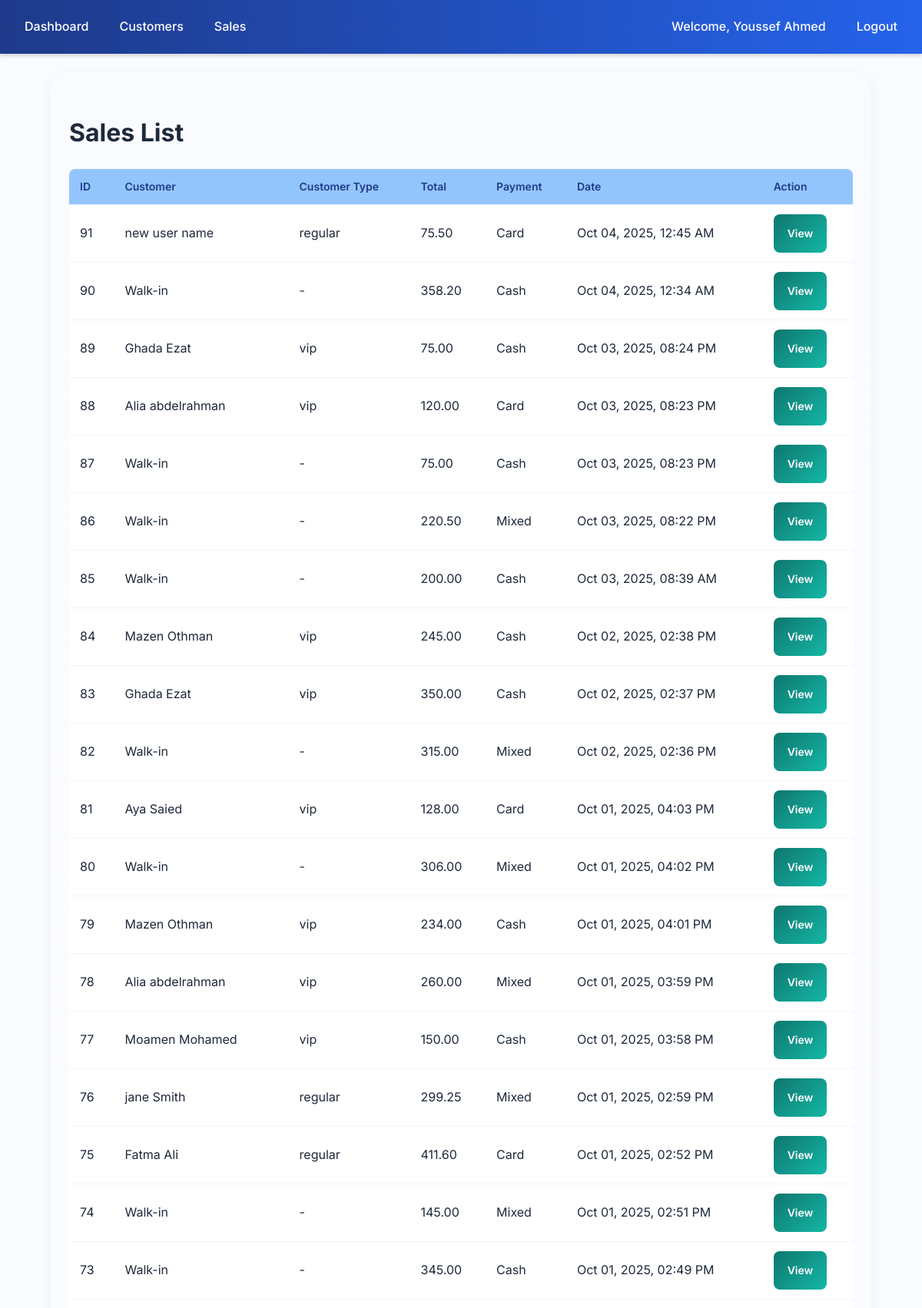
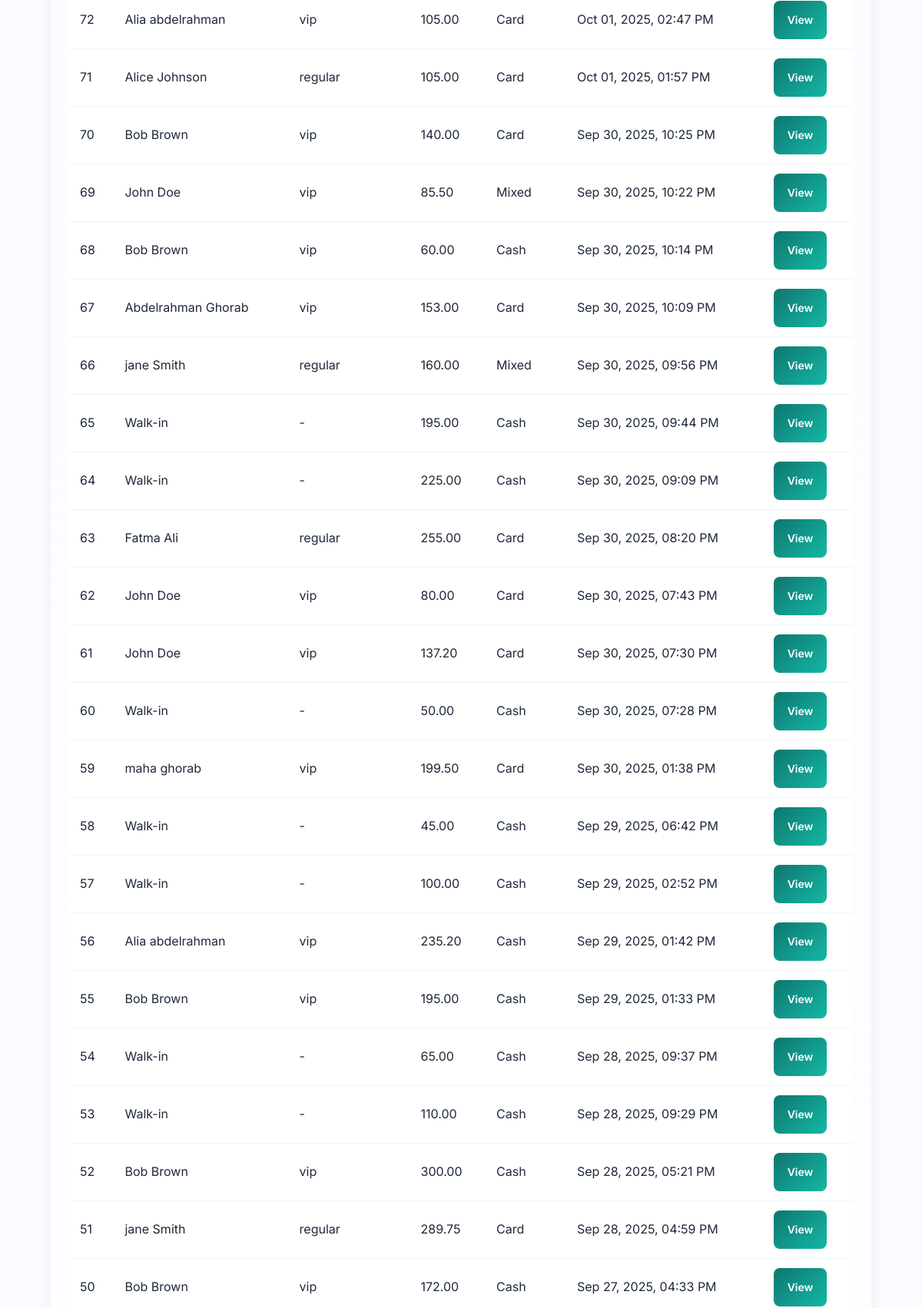
Page /sales/sale_list/ (signed in, upper part) on the committed database (2 pictures, top to bottom).
### accounts/models.py (models this page shows, shortened)
class User(AbstractUser):
    ROLE_CHOICES = (
        ('admin', 'Admin'),
        ('manager', 'Manager'),
        ('cashier', 'Cashier'),
    )
    role = models.CharField(max_length=20, choices=ROLE_CHOICES, default='cashier')
    branch = models.ForeignKey('branches.Branch', null=True, blank=True, on_delete=models.SET_NULL)
    added_by = models.ForeignKey(
        'self', null=True, blank=True, on_delete=models.SET_NULL, related_name='added_users'
    )
    profile_image = models.ImageField(upload_to="profiles/", null=True, blank=True)

### sales/models.py (models this page shows)
class Sale(models.Model):
    ORDER_TYPES = [
        ('dine_in', 'Dine-in'),
        ('takeaway', 'Takeaway'),
        ('delivery', 'Delivery'),
    ]
    PAYMENT_CHOICES = [
        ('cash', 'Cash'),
        ('card', 'Card'),
        ('mixed', 'Mixed'),
    ]
    user = models.ForeignKey(settings.AUTH_USER_MODEL, on_delete=models.SET_NULL, null=True)
    branch = models.ForeignKey('branches.Branch', on_delete=models.SET_NULL, null=True)
    customer = models.ForeignKey(Customer, on_delete=models.SET_NULL, null=True, blank=True)
    datetime = models.DateTimeField(auto_now_add=True)
    order_type = models.CharField(max_length=20, choices=ORDER_TYPES, default='takeaway')
    table_number = models.CharField(max_length=10, null=True, blank=True)
    payment_method = models.CharField(max_length=20, choices=PAYMENT_CHOICES, default='cash')
    total = models.DecimalField(max_digits=12, decimal_places=2, default=Decimal('0.00'))  # total before discount
    discount_percent = models.DecimalField(max_digits=5, decimal_places=2, default=0.00)
    discount_amount = models.DecimalField(max_digits=12, decimal_places=2, default=0.00)
    final_total = models.DecimalField(max_digits=12, decimal_places=2, default=0.00)  # total after discount
    cash_amount = models.DecimalField(max_digits=10, decimal_places=2, null=True, blank=True)
    card_amount = models.DecimalField(max_digits=10, decimal_places=2, null=True, blank=True)

### customers/models.py (models this page shows, shortened)
class Customer(models.Model):
    CUSTOMER_TYPES = (
        ('regular', 'Regular'),
        ('vip', 'VIP'),
        ('other', 'Other'),
    )
    name = models.CharField(max_length=200)
    phone = models.CharField(
        max_length=20,
        blank=True,
        null=True,
        unique=True,
        db_index=True
    )
    address = models.TextField(blank=True, null=True)
    customer_type = models.CharField(
        max_length=20,
        choices=CUSTOMER_TYPES,
        default='regular'
    )
    branch = models.ForeignKey(
        Branch,
        null=True,
        blank=True,
        on_delete=models.SET_NULL
    )
    created_at = models.DateTimeField(auto_now_add=True)
    class Meta:
        ordering = ['name']
        verbose_name = "Customer"
        verbose_name_plural = "Customers"

### sales/views.py (the view)
# urls.py: path("sale_list/", views.sale_list, name="sales_list"),
@login_required
def sale_list(request):
    sales = Sale.objects.select_related("customer", "branch", "user") \
                        .filter(user=request.user) \
                        .order_by("-datetime")
    for s in sales:
        s.datetime = timezone.localtime(s.datetime)
    return render(request, "sales/sale_list.html", {"sales": sales})

### sales/templates/sales/sale_list.html (shortened to what this page needs)
{% extends "accounts/layout.html" %}
{% block content %}
<h1>Sales List</h1>
<table class="table table-bordered table-striped">
  <thead>
    <tr>
      <th>ID</th>
      <th>Customer</th>
      <th>Customer Type</th>
      <th>Total</th>
      <th>Payment</th>
      <th>Date</th>
      <th>Action</th>
    </tr>
  </thead>
  <tbody>
    {% for sale in sales %}
      <tr>
        <td>{{ sale.id }}</td>
        <td>
          {% if sale.customer %}
            {{ sale.customer.name }}
          {% else %}
            Walk-in
          {% endif %}
        </td>
        <td>
          {% if sale.customer %}
            {{ sale.customer.customer_type|default:"-" }}
          {% else %}
            -
          {% endif %}
        </td>
        <td>{{ sale.final_total|floatformat:2 }}</td>
        <td>{{ sale.payment_method|capfirst }}</td>
        <td>{{ sale.datetime|date:"M d, Y, h:i A" }}</td>
        <td>
          <a href="{% url 'sales:sale_detail' sale.id %}" class="btn btn-sm btn-info">View</a>
        </td>
      </tr>
    {% empty %}
      <tr>
        <td colspan="7">No sales yet.</td>
      </tr>
    {% endfor %}
  </tbody>
</table>
{% endblock %}

### accounts/templates/accounts/layout.html (shortened to what this page needs)
{% load static %}
<!DOCTYPE html>
<html lang="en">
<head>
    <link rel="stylesheet" href="{% static 'css/styles.css' %}">
    <link rel="stylesheet" href="https://cdn.jsdelivr.net/npm/bootstrap-icons@1.11.1/font/bootstrap-icons.css">
</head>
<body>
    {% if user.is_authenticated and request.resolver_match.url_name != "login" %}
        <nav class="navbar">
            <a href="{% url 'accounts:dashboard' %}">Dashboard</a>
            {% if user.is_superuser %}
                <a href="{% url 'accounts:manage_users' %}">Manage Users</a>
                <a href="{% url 'branches:index' %}">Branches</a>
                <a href="{% url 'inventory:index' %}">Inventory</a>
                <a href="{% url 'inventory:supplier_list' %}?branch={{ user.branch.id }}">Suppliers</a>
            {% elif user.role == "manager" %}
                <a href="{% url 'reports:dashboard' %}?branch={{ user.branch.id }}">Reports</a>
            {% elif user.role == "cashier" %}
                <a href="{% url 'customers:index' %}?branch={{ user.branch.id }}">Customers</a>
                <a href="{% url 'sales:pos' %}?branch={{ user.branch.id }}">Sales</a>
            {% endif %}
            <span class="navbar-text" style="margin-left: auto;">
                <a href="{% url 'accounts:profile' %}">Welcome, {{ user.get_full_name|default:user.username }}</a>
            </span>
            <a href="{% url 'accounts:logout' %}">Logout</a>
        </nav>
    {% endif %}
    <main class="container">
        {% block content %}{% endblock %}
    </main>
</body>
</html>

### accounts/static/css/styles.css (style rules this page uses)
:root { --blue-dark: #1e3a8a; --blue: #2563eb; --blue-light: #3b82f6; --blue-lighter: #60a5fa; --blue-soft: #93c5fd; --red-dark: #b91c1c; --red: #ef4444; --red-light: #f87171; --green-dark: #15803d; --green: #16a34a; --green-light: #22c55e; --green-lighter: #4ade80; --green-soft: #bbf7d0; --teal-dark: #0f766e; --teal: #14b8a6; --teal-light: #2dd4bf; --teal-lighter: #5eead4; --teal-soft: #ccfbf1; --yellow-dark: #d97706; --yellow: #facc15; --yellow-light: #fde047; --gray-dark: #1f2937; --gray: #6b7280; --gray-light: #d1d5db; --gray-lighter: #f3f4f6; --gray-soft: #e5e7eb; --bg-light: #f9fbff; --text-dark: #1e293b; --text-muted: #64748b; }
body { font-family: "Inter", sans-serif; background: var(--bg-light); color: var(--text-dark); margin: 0; line-height: 1.6; }
a { text-decoration: none; color: inherit; }
.navbar { background: linear-gradient(90deg, var(--blue-dark), var(--blue)); padding: 14px 20px; display: flex; gap: 16px; align-items: center; color: #fff; box-shadow: 0 2px 6px rgba(0, 0, 0, 0.2); }
.navbar a { color: #fff; padding: 8px 12px; border-radius: 6px; font-weight: 500; transition: background 0.2s, transform 0.2s; }
.container { max-width: 85%; margin: 24px auto; padding: 32px 24px; background: linear-gradient(180deg, #f9fbff 0%, #ffffff 100%); border-radius: 20px; box-shadow: 0 6px 18px rgba(0, 0, 0, 0.05); animation: fadeIn 0.6s ease-in-out; }
button, .btn-primary, .btn-secondary, .btn-danger, .btn-warning, .btn-success, .btn-info { display: inline-flex; align-items: center; justify-content: center; height: 50px; padding: 0 18px; border-radius: 8px; font-weight: 600; cursor: pointer; transition: background 0.3s, transform 0.2s, box-shadow 0.3s; border: none; font-size: 14px; }
.btn-info { background: linear-gradient(135deg, var(--teal-dark), var(--teal)); color: #fff; }
table { width: 100%; border-collapse: collapse; background: #fff; border-radius: 8px; overflow: hidden; }
th, td { padding: 12px 14px; border-bottom: 1px solid #f1f5f9; text-align: left; }
th { background: var(--blue-soft); font-weight: 600; color: var(--blue-dark); font-size: 14px; }

### rows in the picture
User: get_full_name "Youssef Ahmed"
Sale: id "91", customer.name "new user name", customer.customer_type "regular", final_total "75.50", payment_method "Card", datetime "Oct 04, 2025, 12:45 AM"
Sale: id "90", shows "Walk-in", final_total "358.20", payment_method "Cash", datetime "Oct 04, 2025, 12:34 AM"
Sale: id "89", customer.name "Ghada Ezat", customer.customer_type "vip", final_total "75.00", payment_method "Cash", datetime "Oct 03, 2025, 08:24 PM"
Sale: id "88", customer.name "Alia abdelrahman", customer.customer_type "vip", final_total "120.00", payment_method "Card", datetime "Oct 03, 2025, 08:23 PM"
Sale: id "87", shows "Walk-in", final_total "75.00", payment_method "Cash", datetime "Oct 03, 2025, 08:23 PM"
Sale: id "86", shows "Walk-in", final_total "220.50", payment_method "Mixed", datetime "Oct 03, 2025, 08:22 PM"
Sale: id "85", shows "Walk-in", final_total "200.00", payment_method "Cash", datetime "Oct 03, 2025, 08:39 AM"
Sale: id "84", customer.name "Mazen Othman", customer.customer_type "vip", final_total "245.00", payment_method "Cash", datetime "Oct 02, 2025, 02:38 PM"
Sale: id "83", customer.name "Ghada Ezat", customer.customer_type "vip", final_total "350.00", payment_method "Cash", datetime "Oct 02, 2025, 02:37 PM"
Sale: id "82", shows "Walk-in", final_total "315.00", payment_method "Mixed", datetime "Oct 02, 2025, 02:36 PM"
Sale: id "81", customer.name "Aya Saied", customer.customer_type "vip", final_total "128.00", payment_method "Card", datetime "Oct 01, 2025, 04:03 PM"
Sale: id "80", shows "Walk-in", final_total "306.00", payment_method "Mixed", datetime "Oct 01, 2025, 04:02 PM"
Sale: id "79", customer.name "Mazen Othman", customer.customer_type "vip", final_total "234.00", payment_method "Cash", datetime "Oct 01, 2025, 04:01 PM"
Sale: id "78", customer.name "Alia abdelrahman", customer.customer_type "vip", final_total "260.00", payment_method "Mixed", datetime "Oct 01, 2025, 03:59 PM"
Sale: id "77", customer.name "Moamen Mohamed", customer.customer_type "vip", final_total "150.00", payment_method "Cash", datetime "Oct 01, 2025, 03:58 PM"
Sale: id "76", customer.name "jane Smith", customer.customer_type "regular", final_total "299.25", payment_method "Mixed", datetime "Oct 01, 2025, 02:59 PM"
Sale: id "75", customer.name "Fatma Ali", customer.customer_type "regular", final_total "411.60", payment_method "Card", datetime "Oct 01, 2025, 02:52 PM"
Sale: id "74", shows "Walk-in", final_total "145.00", payment_method "Mixed", datetime "Oct 01, 2025, 02:51 PM"
Sale: id "73", shows "Walk-in", final_total "345.00", payment_method "Cash", datetime "Oct 01, 2025, 02:49 PM"
Sale: id "72", customer.name "Alia abdelrahman", customer.customer_type "vip", final_total "105.00", payment_method "Card", datetime "Oct 01, 2025, 02:47 PM"
Sale: id "71", customer.name "Alice Johnson", customer.customer_type "regular", final_total "105.00", payment_method "Card", datetime "Oct 01, 2025, 01:57 PM"
Sale: id "70", customer.name "Bob Brown", customer.customer_type "vip", final_total "140.00", payment_method "Card", datetime "Sep 30, 2025, 10:25 PM"
Sale: id "69", customer.name "John Doe", customer.customer_type "vip", final_total "85.50", payment_method "Mixed", datetime "Sep 30, 2025, 10:22 PM"
Sale: id "68", customer.name "Bob Brown", customer.customer_type "vip", final_total "60.00", payment_method "Cash", datetime "Sep 30, 2025, 10:14 PM"
Sale: id "67", customer.name "Abdelrahman Ghorab", customer.customer_type "vip", final_total "153.00", payment_method "Card", datetime "Sep 30, 2025, 10:09 PM"
Sale: id "66", customer.name "jane Smith", customer.customer_type "regular", final_total "160.00", payment_method "Mixed", datetime "Sep 30, 2025, 09:56 PM"
Sale: id "65", shows "Walk-in", final_total "195.00", payment_method "Cash", datetime "Sep 30, 2025, 09:44 PM"
Sale: id "64", shows "Walk-in", final_total "225.00", payment_method "Cash", datetime "Sep 30, 2025, 09:09 PM"
Sale: id "63", customer.name "Fatma Ali", customer.customer_type "regular", final_total "255.00", payment_method "Card", datetime "Sep 30, 2025, 08:20 PM"
Sale: id "62", customer.name "John Doe", customer.customer_type "vip", final_total "80.00", payment_method "Card", datetime "Sep 30, 2025, 07:43 PM"
Sale: id "61", customer.name "John Doe", customer.customer_type "vip", final_total "137.20", payment_method "Card", datetime "Sep 30, 2025, 07:30 PM"
Sale: id "60", shows "Walk-in", final_total "50.00", payment_method "Cash", datetime "Sep 30, 2025, 07:28 PM"
Sale: id "59", customer.name "maha ghorab", customer.customer_type "vip", final_total "199.50", payment_method "Card", datetime "Sep 30, 2025, 01:38 PM"
Sale: id "58", shows "Walk-in", final_total "45.00", payment_method "Cash", datetime "Sep 29, 2025, 06:42 PM"
Sale: id "57", shows "Walk-in", final_total "100.00", payment_method "Cash", datetime "Sep 29, 2025, 02:52 PM"
Sale: id "56", customer.name "Alia abdelrahman", customer.customer_type "vip", final_total "235.20", payment_method "Cash", datetime "Sep 29, 2025, 01:42 PM"
Sale: id "55", customer.name "Bob Brown", customer.customer_type "vip", final_total "195.00", payment_method "Cash", datetime "Sep 29, 2025, 01:33 PM"
Sale: id "54", shows "Walk-in", final_total "65.00", payment_method "Cash", datetime "Sep 28, 2025, 09:37 PM"
Sale: id "53", shows "Walk-in", final_total "110.00", payment_method "Cash", datetime "Sep 28, 2025, 09:29 PM"
Sale: id "52", customer.name "Bob Brown", customer.customer_type "vip", final_total "300.00", payment_method "Cash", datetime "Sep 28, 2025, 05:21 PM"
Sale: id "51", customer.name "jane Smith", customer.customer_type "regular", final_total "289.75", payment_method "Card", datetime "Sep 28, 2025, 04:59 PM"
Sale: id "50", customer.name "Bob Brown", customer.customer_type "vip", final_total "172.00", payment_method "Cash", datetime "Sep 27, 2025, 04:33 PM"
